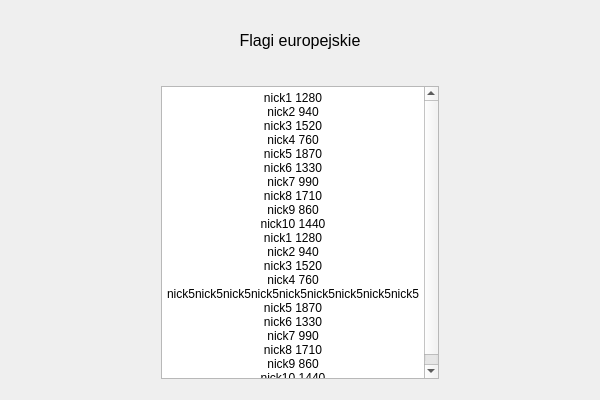
<?xml version="1.0" encoding="UTF-8"?>
<ui version="4.0">
 <class>wSummary</class>
 <widget class="QWidget" name="wSummary">
  <property name="geometry">
   <rect>
    <x>0</x>
    <y>0</y>
    <width>600</width>
    <height>400</height>
   </rect>
  </property>
  <property name="minimumSize">
   <size>
    <width>600</width>
    <height>400</height>
   </size>
  </property>
  <property name="maximumSize">
   <size>
    <width>1200</width>
    <height>800</height>
   </size>
  </property>
  <property name="windowTitle">
   <string>Łachut</string>
  </property>
  <layout class="QHBoxLayout" name="horizontalLayout_2">
   <item>
    <layout class="QHBoxLayout" name="horizontalLayout">
     <item>
      <layout class="QVBoxLayout" name="verticalLayout_4" stretch="0,2">
       <item>
        <layout class="QVBoxLayout" name="verticalLayout_2">
         <property name="leftMargin">
          <number>30</number>
         </property>
         <property name="topMargin">
          <number>20</number>
         </property>
         <property name="rightMargin">
          <number>30</number>
         </property>
         <property name="bottomMargin">
          <number>20</number>
         </property>
         <item>
          <widget class="QLabel" name="qName">
           <property name="font">
            <font>
             <pointsize>12</pointsize>
            </font>
           </property>
           <property name="text">
            <string>Flagi europejskie</string>
           </property>
           <property name="alignment">
            <set>Qt::AlignmentFlag::AlignCenter</set>
           </property>
           <property name="wordWrap">
            <bool>true</bool>
           </property>
          </widget>
         </item>
        </layout>
       </item>
       <item>
        <layout class="QVBoxLayout" name="verticalLayout">
         <property name="leftMargin">
          <number>150</number>
         </property>
         <property name="topMargin">
          <number>10</number>
         </property>
         <property name="rightMargin">
          <number>150</number>
         </property>
         <property name="bottomMargin">
          <number>10</number>
         </property>
         <item>
          <widget class="QTextBrowser" name="textBrowser">
           <property name="font">
            <font>
             <family>Segoe UI</family>
            </font>
           </property>
           <property name="html">
            <string>&lt;!DOCTYPE HTML PUBLIC &quot;-//W3C//DTD HTML 4.0//EN&quot; &quot;http://www.w3.org/TR/REC-html40/strict.dtd&quot;&gt;
&lt;html&gt;&lt;head&gt;&lt;meta name=&quot;qrichtext&quot; content=&quot;1&quot; /&gt;&lt;meta charset=&quot;utf-8&quot; /&gt;&lt;style type=&quot;text/css&quot;&gt;
p, li { white-space: pre-wrap; }
hr { height: 1px; border-width: 0; }
li.unchecked::marker { content: &quot;\2610&quot;; }
li.checked::marker { content: &quot;\2612&quot;; }
&lt;/style&gt;&lt;/head&gt;&lt;body style=&quot; font-family:'Segoe UI'; font-size:9pt; font-weight:400; font-style:normal;&quot;&gt;
&lt;p align=&quot;center&quot; style=&quot; margin-top:0px; margin-bottom:0px; margin-left:0px; margin-right:0px; -qt-block-indent:0; text-indent:0px;&quot;&gt;nick1 1280&lt;/p&gt;
&lt;p align=&quot;center&quot; style=&quot; margin-top:0px; margin-bottom:0px; margin-left:0px; margin-right:0px; -qt-block-indent:0; text-indent:0px;&quot;&gt;nick2 940&lt;/p&gt;
&lt;p align=&quot;center&quot; style=&quot; margin-top:0px; margin-bottom:0px; margin-left:0px; margin-right:0px; -qt-block-indent:0; text-indent:0px;&quot;&gt;nick3 1520&lt;/p&gt;
&lt;p align=&quot;center&quot; style=&quot; margin-top:0px; margin-bottom:0px; margin-left:0px; margin-right:0px; -qt-block-indent:0; text-indent:0px;&quot;&gt;nick4 760&lt;/p&gt;
&lt;p align=&quot;center&quot; style=&quot; margin-top:0px; margin-bottom:0px; margin-left:0px; margin-right:0px; -qt-block-indent:0; text-indent:0px;&quot;&gt;nick5 1870&lt;/p&gt;
&lt;p align=&quot;center&quot; style=&quot; margin-top:0px; margin-bottom:0px; margin-left:0px; margin-right:0px; -qt-block-indent:0; text-indent:0px;&quot;&gt;nick6 1330&lt;/p&gt;
&lt;p align=&quot;center&quot; style=&quot; margin-top:0px; margin-bottom:0px; margin-left:0px; margin-right:0px; -qt-block-indent:0; text-indent:0px;&quot;&gt;nick7 990&lt;/p&gt;
&lt;p align=&quot;center&quot; style=&quot; margin-top:0px; margin-bottom:0px; margin-left:0px; margin-right:0px; -qt-block-indent:0; text-indent:0px;&quot;&gt;nick8 1710&lt;/p&gt;
&lt;p align=&quot;center&quot; style=&quot; margin-top:0px; margin-bottom:0px; margin-left:0px; margin-right:0px; -qt-block-indent:0; text-indent:0px;&quot;&gt;nick9 860&lt;/p&gt;
&lt;p align=&quot;center&quot; style=&quot; margin-top:0px; margin-bottom:0px; margin-left:0px; margin-right:0px; -qt-block-indent:0; text-indent:0px;&quot;&gt;nick10 1440&lt;/p&gt;
&lt;p align=&quot;center&quot; style=&quot; margin-top:0px; margin-bottom:0px; margin-left:0px; margin-right:0px; -qt-block-indent:0; text-indent:0px;&quot;&gt;nick1 1280&lt;/p&gt;
&lt;p align=&quot;center&quot; style=&quot; margin-top:0px; margin-bottom:0px; margin-left:0px; margin-right:0px; -qt-block-indent:0; text-indent:0px;&quot;&gt;nick2 940&lt;/p&gt;
&lt;p align=&quot;center&quot; style=&quot; margin-top:0px; margin-bottom:0px; margin-left:0px; margin-right:0px; -qt-block-indent:0; text-indent:0px;&quot;&gt;nick3 1520&lt;/p&gt;
&lt;p align=&quot;center&quot; style=&quot; margin-top:0px; margin-bottom:0px; margin-left:0px; margin-right:0px; -qt-block-indent:0; text-indent:0px;&quot;&gt;nick4 760&lt;/p&gt;
&lt;p align=&quot;center&quot; style=&quot; margin-top:0px; margin-bottom:0px; margin-left:0px; margin-right:0px; -qt-block-indent:0; text-indent:0px;&quot;&gt;nick5nick5nick5nick5nick5nick5nick5nick5nick5nick5 1870&lt;/p&gt;
&lt;p align=&quot;center&quot; style=&quot; margin-top:0px; margin-bottom:0px; margin-left:0px; margin-right:0px; -qt-block-indent:0; text-indent:0px;&quot;&gt;nick6 1330&lt;/p&gt;
&lt;p align=&quot;center&quot; style=&quot; margin-top:0px; margin-bottom:0px; margin-left:0px; margin-right:0px; -qt-block-indent:0; text-indent:0px;&quot;&gt;nick7 990&lt;/p&gt;
&lt;p align=&quot;center&quot; style=&quot; margin-top:0px; margin-bottom:0px; margin-left:0px; margin-right:0px; -qt-block-indent:0; text-indent:0px;&quot;&gt;nick8 1710&lt;/p&gt;
&lt;p align=&quot;center&quot; style=&quot; margin-top:0px; margin-bottom:0px; margin-left:0px; margin-right:0px; -qt-block-indent:0; text-indent:0px;&quot;&gt;nick9 860&lt;/p&gt;
&lt;p align=&quot;center&quot; style=&quot; margin-top:0px; margin-bottom:0px; margin-left:0px; margin-right:0px; -qt-block-indent:0; text-indent:0px;&quot;&gt;nick10 1440&lt;/p&gt;&lt;/body&gt;&lt;/html&gt;</string>
           </property>
          </widget>
         </item>
        </layout>
       </item>
      </layout>
     </item>
    </layout>
   </item>
  </layout>
 </widget>
 <resources/>
 <connections/>
</ui>
